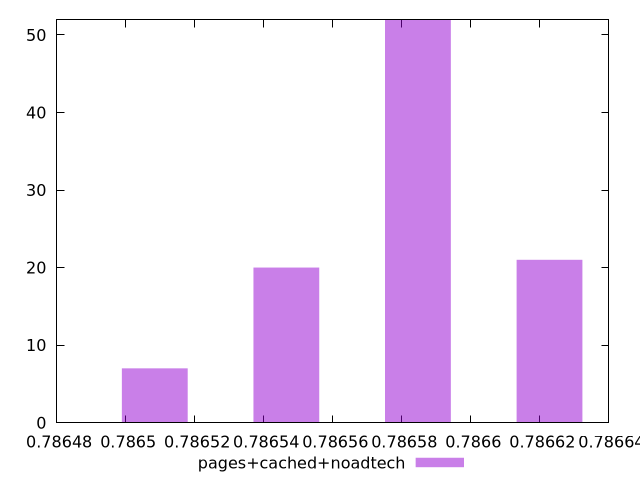

The script that saved this image:
$_pagesCachedNoadtech <<EOF
0.7865846774867548 52
0.7866227973674151 21
0.7865465576060944 20
0.786508437725434 7
EOF
set key outside below
set terminal pngcairo
set output "report_00005_2020-11-02T22-26-11.212Z/uses-long-cache-ttl/pages+cached+noadtech//hist.png"
set yrange [0:52]
set boxwidth 0.00001905994033019348
set style fill transparent solid 0.5 noborder
plot $_pagesCachedNoadtech title "pages+cached+noadtech" with boxes ,
